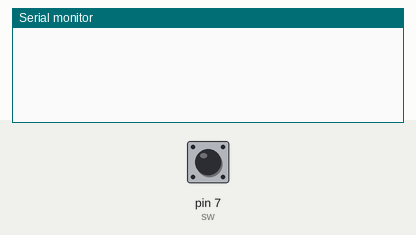
Simulated run of this sketch. Board: Arduino Uno, built with avr-gcc and run on an emulated ATmega328P. On the bench: the last lines printed to the serial monitor. The inputs (shaded band) are chosen by the test bench; at power-on: pin 7 (sw) LOW.

Above: at 1.2 s.
1.3 s: pin 7 (sw) pulled HIGH for 0.15 s
At 1.6 s:
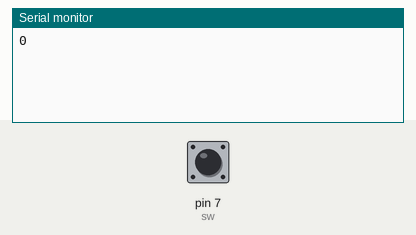
2.9 s: pin 7 (sw) pulled HIGH for 1 s
At 4.7 s:
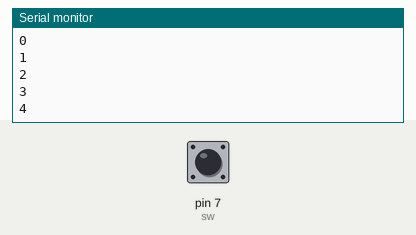
5.4 s: pin 7 (sw) pulled HIGH for 0.15 s
At 5.9 s:
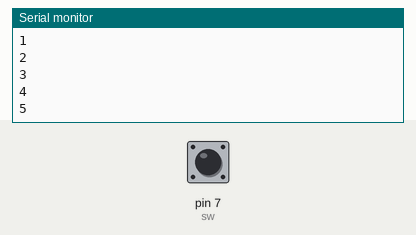
Timing chart, 0 to 8.4 s (numbered marks = the images above; inputs shaded):
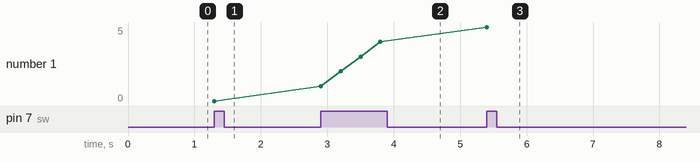

Measured:
- after the input at 1.3 s, the serial monitor: prints a new line at once (image 1)
- after the input at 2.9 s, the serial monitor: prints a new line at once (image 2)
- after the input at 5.4 s, the serial monitor: prints a new line at once (image 3)
- plotted number 1: 0 → 4 after the input at 2.9 s, 4 → 5 after the input at 5.4 s

The sketch:

Public_Counter.ino
```cpp
int sw=7;
int count=0;
void setup()
{
  Serial.begin(9600);
  pinMode(sw,INPUT);
}
void loop()
{
  int x=digitalRead(sw);
  if (x==HIGH)
  {
    Serial.println(count);
      count++;
      delay(300);
  }


}
```
